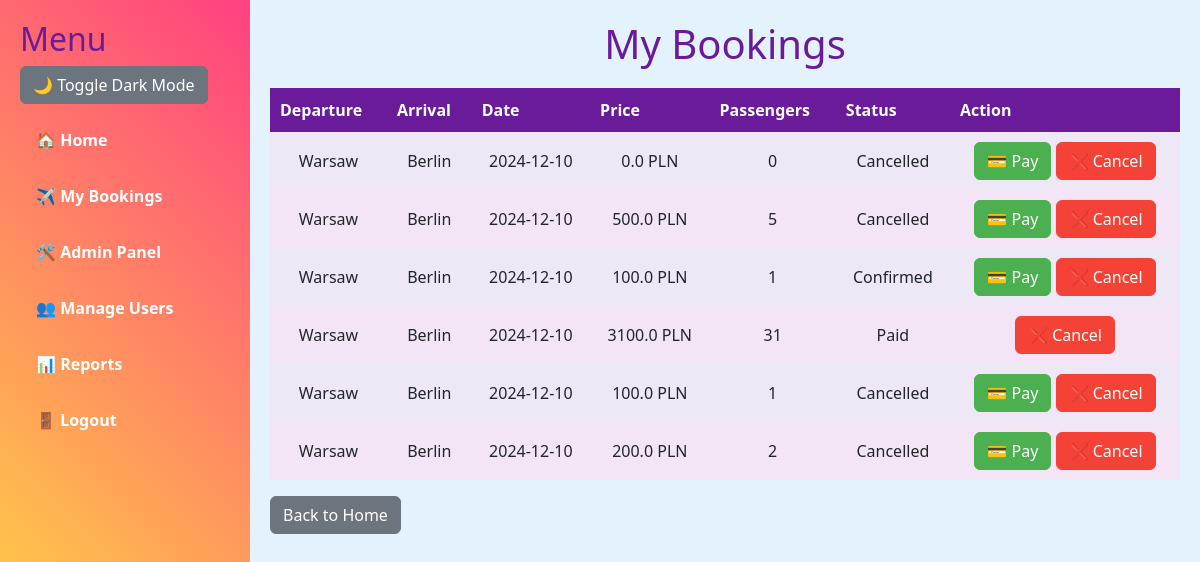
/my_bookings (signed in), run on an earlier commit of the app's database.
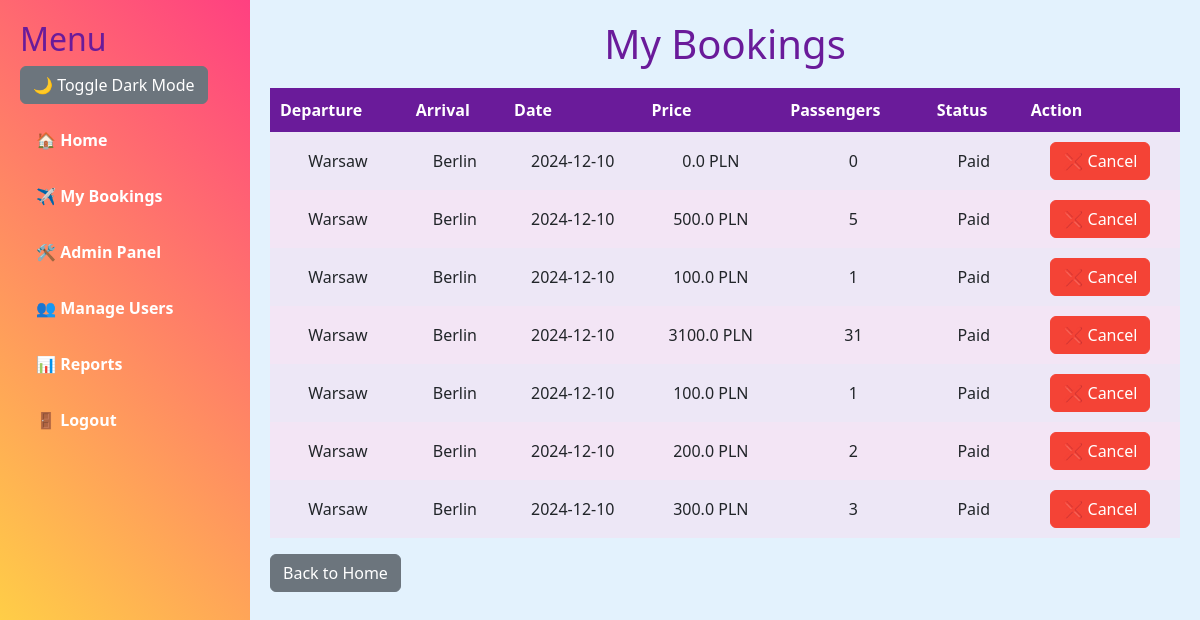
And on a later commit of the database.
### app.py (models this page shows)
class Booking(db.Model):
    id = db.Column(db.Integer, primary_key=True)
    user_id = db.Column(db.Integer, db.ForeignKey('user.id'), nullable=False)
    flight_id = db.Column(db.Integer, db.ForeignKey('flight.id'), nullable=False)
    number_of_passengers = db.Column(db.Integer, nullable=False)
    status = db.Column(db.String(100), default="Confirmed")
    is_paid = db.Column(db.Boolean, default=False)
    flight = db.relationship('Flight', backref='bookings', lazy=True)

class Flight(db.Model):
    id = db.Column(db.Integer, primary_key=True)
    departure_city = db.Column(db.String(100), nullable=False)
    arrival_city = db.Column(db.String(100), nullable=False)
    date = db.Column(db.String(100), nullable=False)
    price = db.Column(db.Float, nullable=False)
    available_seats = db.Column(db.Integer, nullable=False)

### app.py (the view)
@app.route("/my_bookings")
@login_required
def my_bookings():
    bookings = Booking.query.filter_by(user_id=current_user.id).all()
    return render_template("my_bookings.html", bookings=bookings)

### app.py (called while the page is built)
@login_manager.user_loader
def load_user(user_id):
    return User.query.get(int(user_id))

    @property
    def is_active(self):
        return True

### templates/my_bookings.html
{% extends "base.html" %}
{% block content %}
<h1 class="text-center">My Bookings</h1>
<table>
    <thead>
        <tr>
            <th>Departure</th>
            <th>Arrival</th>
            <th>Date</th>
            <th>Price</th>
            <th>Passengers</th>
            <th>Status</th>
            <th>Action</th>
        </tr>
    </thead>
    <tbody>
        {% for booking in bookings %}
        <tr>
            <td>{{ booking.flight.departure_city }}</td>
            <td>{{ booking.flight.arrival_city }}</td>
            <td>{{ booking.flight.date }}</td>
            <td>{{ booking.flight.price * booking.number_of_passengers }} PLN</td>
            <td>{{ booking.number_of_passengers }}</td>
            <td>{{ booking.status }}</td>
            <td>
                {% if booking.status != "Paid" %}
                    <form action="{{ url_for('pay_booking', booking_id=booking.id) }}" method="POST" style="display:inline;">
                        <button type="submit" class="btn btn-success">💳 Pay</button>
                    </form>
                {% endif %}
                <form action="{{ url_for('cancel_booking', booking_id=booking.id) }}" method="POST" style="display:inline;">
                    <button type="submit" class="btn btn-danger">❌ Cancel</button>
                </form>
            </td>
        </tr>
        {% endfor %}
    </tbody>
</table>
<a href="{{ url_for('index') }}" class="btn btn-secondary mt-3">Back to Home</a>
{% endblock %}

### templates/base.html (shortened to what this page needs)
<!DOCTYPE html>
<html lang="en">
<head>
    <link rel="stylesheet" href="https://cdn.jsdelivr.net/npm/bootstrap@5.3.0/dist/css/bootstrap.min.css">
    <link href="https://cdnjs.cloudflare.com/ajax/libs/font-awesome/6.0.0-beta3/css/all.min.css" rel="stylesheet">
</head>
<body>
    <div class="sidebar">
        <h2>Menu</h2>
        <button onclick="toggleDarkMode()" class="btn btn-secondary mb-3">
            🌙 Toggle Dark Mode
        </button>
        <ul class="nav flex-column">
            <li class="nav-item mb-3">
                <a class="nav-link" href="{{ url_for('index') }}">🏠 Home</a>
            </li>
            {% if current_user.is_authenticated %}
                <li class="nav-item mb-3">
                    <a class="nav-link" href="{{ url_for('my_bookings') }}">✈️ My Bookings</a>
                </li>
                {% if current_user.is_admin %}
                    <li class="nav-item mb-3">
                        <a class="nav-link" href="{{ url_for('admin') }}">🛠 Admin Panel</a>
                    </li>
                    <li class="nav-item mb-3">
                        <a class="nav-link" href="{{ url_for('manage_users') }}">👥 Manage Users</a>
                    </li>
                    <li class="nav-item mb-3">
                        <a class="nav-link" href="{{ url_for('admin_reports') }}">📊 Reports</a>
                    </li>
                {% endif %}
                <li class="nav-item mb-3">
                    <a class="nav-link" href="{{ url_for('logout') }}">🚪 Logout</a>
                </li>
            {% endif %}
        </ul>
    </div>
    <div class="main-content">
        {% block content %}{% endblock %}
    </div>
</body>
</html>

### templates/base.html (style rules this page uses)
body { background-color: #e3f2fd; margin: 0; display: flex; transition: background-color 0.3s, color 0.3s; }
.sidebar { background: linear-gradient(45deg, #ffeb3b, #ff4081); color: white; padding: 20px; height: 100vh; width: 250px; }
.sidebar a { color: white; font-weight: bold; text-decoration: none; }
.main-content { flex-grow: 1; padding: 20px; }
h1, h2, h3 { color: #6a1b9a; }
.btn-danger { background-color: #f44336; border-color: #f44336; }
table { width: 100%; background-color: #ffffff; border-collapse: collapse; margin-top: 20px; }
table th { background-color: #6a1b9a; color: white; padding: 10px; }
table tr:nth-child(even) { background-color: #f3e5f5; }
table tr:nth-child(odd) { background-color: #ede7f6; }
table td { padding: 10px; text-align: center; }

What changed in the data, as far as the page shows it:
changed Booking (number 1 of 7 on the later page): status "Cancelled" → "Paid"; no longer shows "💳 Pay"
changed Booking (number 2 of 7 on the later page): status "Cancelled" → "Paid"; no longer shows "💳 Pay"
changed Booking (number 3 of 7 on the later page): status "Confirmed" → "Paid"; no longer shows "💳 Pay"
changed Booking (number 5 of 7 on the later page): status "Cancelled" → "Paid"; no longer shows "💳 Pay"
changed Booking (number 6 of 7 on the later page): status "Cancelled" → "Paid"; no longer shows "💳 Pay"
added Booking: flight.departure_city "Warsaw", flight.arrival_city "Berlin", flight "2024-12-10", booking.flight.price*booking.number_of_passengers "300.0", number_of_passengers "3", status "Paid"
